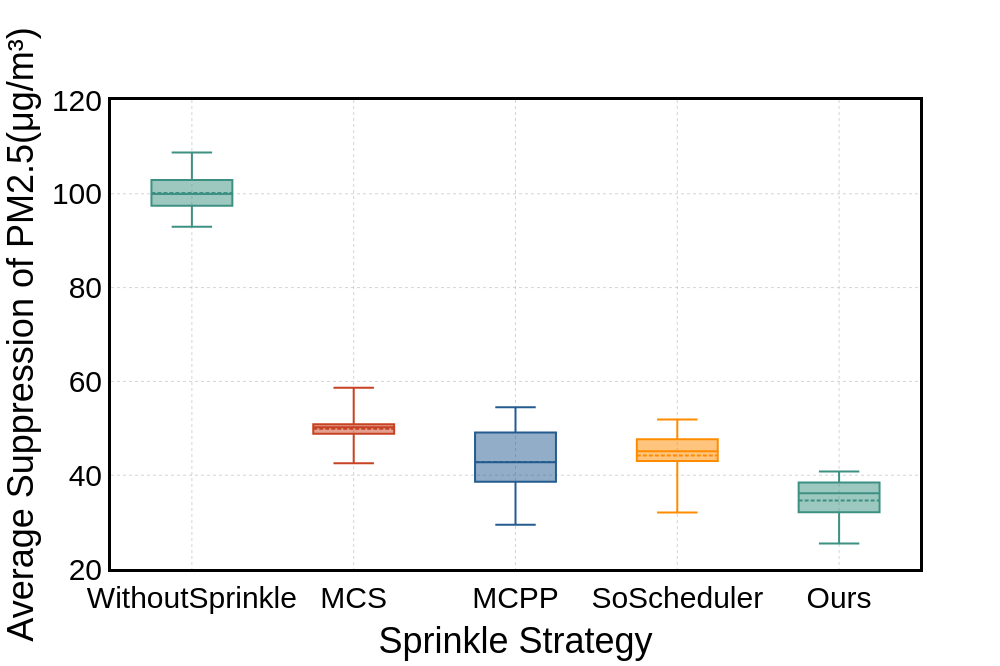

The notebook cell saved with this chart:
### Code cell
import plotly.graph_objects as go
import numpy as np

width = 1000
height = 666
colors_dict = ['#3D9182','#C74223','#245C8F', '#FF8C00']

xtitle = 'Sprinkle Strategy'
ytitle = 'Average Suppression of PM2.5(μg/m³)'
# 创建箱线图
fig = go.Figure()

# 按原始顺序添加箱线图
strategies = ['NoSpray', 'MaximumCoverageSpray', 'EffectOrientedMCTSSpray', 'NonmyonicLatticeSpray', 'EffectOrientedSelectiveSpray']
for idx, strategy in enumerate(strategies):
    fig.add_trace(go.Box(
        y=data_process[strategy],
        name=strategy.replace('NoSpray', 'WithoutSprinkle')
                     .replace('MaximumCoverageSpray', 'MCS')
                     .replace('EffectOrientedMCTSSpray', 'MCPP')
                     .replace('NonmyonicLatticeSpray','SoScheduler')
                     .replace('EffectOrientedSelectiveSpray', 'Ours'),
        marker_color=colors_dict[idx % len(colors_dict)],
        boxmean=True,  # 显示均值线
        jitter=0.3,  # 点分布程度
        pointpos=0,  # 点水平位置
        line_width=2,  # 箱线宽度
        width=0.5,  # 箱体宽度
        lowerfence = [0],
        upperfence = [1000]

    ))
fig.update_traces(
    boxpoints=False,  # 显示所有数据点（覆盖异常值过滤）
    quartilemethod="linear",  # 强制使用线性分位数计算（适合小样本）
    
)



# 在原有箱线图代码基础上修改布局配置
fig.update_layout(
    title=None,
    xaxis_title=xtitle,
    yaxis_title=ytitle,
    yaxis_range=[20, 120],
    showlegend=False,
    # 新增背景设置
    plot_bgcolor='white',  # 绘图区背景
    paper_bgcolor='white', # 整个画布背景
    # 调整坐标轴网格线
    xaxis=dict(
        showgrid=True,  # 关闭x轴网格线
        gridcolor='rgba(200,200,200,0.8)',  # 浅灰色网格线
        griddash='dot',          # 虚线样式：点状虚线
        linecolor='black',  # 坐标轴线颜色
        mirror=True,
        linewidth=3
    ),
    yaxis=dict(
        showgrid=True,    # 保持y轴网格线
        gridcolor='rgba(200,200,200,0.8)',  # 浅灰色网格线
        griddash='dot',          # 虚线样式：点状虚线
        linecolor='black',
        mirror=True,
        linewidth=3
    ),
    width=width,
    height=height,
    boxmode='group',
    font=dict(
        family="Arial",
        size=30,
        color="black"
    )
)

# 输出图像
filename = './outputs/png/Boxplot_SchedulingPerformance1.png'
fig.write_image(filename, scale=1)
print(f"Saved to: {filename}")
fig.show()

### Figure 1 — Plotly figure (JSON) as saved in the notebook; plotly's stock layout.template omitted (floating-point values rounded to 4 significant figures)
{"data": [{"boxmean": true, "boxpoints": false, "jitter": 0.3, "line": {"width": 2}, "lowerfence": [0], "marker": {"color": "#3D9182"}, "name": "WithoutSprinkle", "pointpos": 0, "quartilemethod": "linear", "type": "box", "upperfence": [1000], "width": 0.5, "y": [104.2, 100.9, 96.89, 108.8, 100.9, 98.04, 95.55, 98.69, 99.06, 104.0, 101.9, 92.97]}, {"boxmean": true, "boxpoints": false, "jitter": 0.3, "line": {"width": 2}, "lowerfence": [0], "marker": {"color": "#C74223"}, "name": "MCS", "pointpos": 0, "quartilemethod": "linear", "type": "box", "upperfence": [1000], "width": 0.5, "y": [46.12, 48.66, 49.07, 50.5, 49.62, 58.66, 50.6, 49.98, 42.52, 51.46, 50.85, 50.91]}, {"boxmean": true, "boxpoints": false, "jitter": 0.3, "line": {"width": 2}, "lowerfence": [0], "marker": {"color": "#245C8F"}, "name": "MCPP", "pointpos": 0, "quartilemethod": "linear", "type": "box", "upperfence": [1000], "width": 0.5, "y": [46.62, 49.59, 48.64, 40.64, 50.03, 29.45, 39.25, 40.9, 31.35, 44.6, 54.47, 38.0]}, {"boxmean": true, "boxpoints": false, "jitter": 0.3, "line": {"width": 2}, "lowerfence": [0], "marker": {"color": "#FF8C00"}, "name": "SoScheduler", "pointpos": 0, "quartilemethod": "linear", "type": "box", "upperfence": [1000], "width": 0.5, "y": [42.08, 45.61, 47.06, 44.2, 50.49, 34.53, 44.59, 48.26, 32.07, 45.66, 51.88, 44.01]}, {"boxmean": true, "boxpoints": false, "jitter": 0.3, "line": {"width": 2}, "lowerfence": [0], "marker": {"color": "#3D9182"}, "name": "Ours", "pointpos": 0, "quartilemethod": "linear", "type": "box", "upperfence": [1000], "width": 0.5, "y": [32.09, 40.8, 37.97, 32.74, 36.53, 25.63, 37.78, 32.07, 25.44, 39.8, 38.95, 35.74]}], "layout": {"boxmode": "group", "font": {"color": "black", "family": "Arial", "size": 30}, "height": 666, "paper_bgcolor": "white", "plot_bgcolor": "white", "showlegend": false, "title": {}, "width": 1000, "xaxis": {"gridcolor": "rgba(200,200,200,0.8)", "griddash": "dot", "linecolor": "black", "linewidth": 3, "mirror": true, "showgrid": true, "title": {"text": "Sprinkle Strategy"}}, "yaxis": {"gridcolor": "rgba(200,200,200,0.8)", "griddash": "dot", "linecolor": "black", "linewidth": 3, "mirror": true, "range": [20, 120], "showgrid": true, "title": {"text": "Average Suppression of PM2.5(μg/m³)"}}}}
